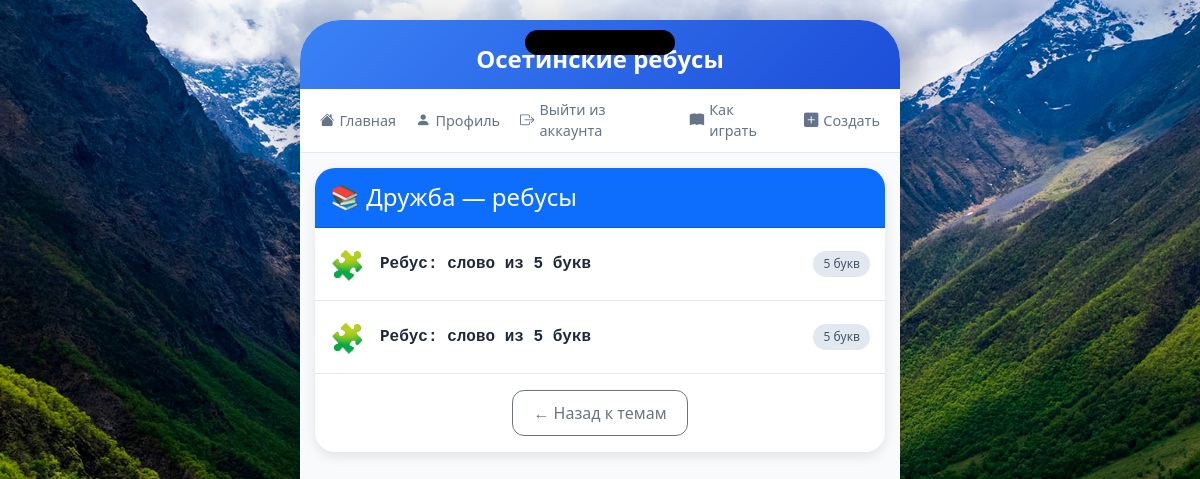
The app's page /theme/2 (signed in) with its own data.
### tables this page shows
CREATE TABLE themes (id INTEGER PRIMARY KEY UNIQUE NOT NULL, name TEXT NOT NULL UNIQUE, folder_path TEXT NOT NULL);

CREATE TABLE rebuses (id INTEGER PRIMARY KEY NOT NULL UNIQUE, theme_id INTEGER NOT NULL REFERENCES themes (id), final_word TEXT NOT NULL UNIQUE, folder_name TEXT NOT NULL, ru_word TEXT NOT NULL);

### server.py (the view)
@app.route('/theme/<int:theme_id>')
def theme_page(theme_id):
    redirect_result = require_login()
    if redirect_result:
        return redirect_result
    themes = get_themes()
    current_theme = next((t for t in themes if t['id'] == theme_id), None)
    if not current_theme:
        return redirect(url_for('index'))
    return render_template('theme.html', themes=themes, current_theme=current_theme,
                           rebuses=get_rebuses_by_theme(theme_id), active_page='themes',
                           user_id=session.get('user_id'), points=session.get('user_points'))

### server.py (called while the page is built)
def get_db():
    conn = sqlite3.connect(DATABASE)
    conn.row_factory = sqlite3.Row
    return conn

def get_themes():
    db = get_db()
    themes = db.execute('SELECT id, name FROM themes').fetchall()
    db.close()
    return themes

def get_rebuses_by_theme(theme_id):
    db = get_db()
    rebuses = db.execute('SELECT id, final_word, folder_name FROM rebuses WHERE theme_id = ?', (theme_id,)).fetchall()
    db.close()
    return rebuses

def require_login():
    if not session.get('user_id'):
        return redirect(url_for('login'))
    return None

### templates/theme.html (shortened to what this page needs)
{% extends "base.html" %}
{% block content %}
<div class="card">
    <div class="card-header bg-primary text-white">
        <h4 class="mb-0">📚 {{ current_theme.name }} — ребусы</h4>
    </div>
    <div class="card-body p-0">
        <div class="rebus-list">
            {% for rebus in rebuses %}
            <a href="{{ url_for('rebus_page', rebus_id=rebus.id) }}" class="rebus-list-item">
                <div class="rebus-icon">🧩</div>
                <div class="rebus-info">
                    <div class="rebus-word">Ребус: слово из {{ rebus.final_word|length }} букв</div>
                </div>
                <div class="rebus-badge">{{ rebus.final_word|length }} букв</div>
            </a>
            {% else %}
            <div class="text-center p-4">
                <p class="text-muted">Нет ребусов в этой теме.</p>
            </div>
            {% endfor %}
        </div>
        <div class="p-3 text-center">
            <a href="{{ url_for('index') }}" class="btn btn-outline-secondary">← Назад к темам</a>
        </div>
    </div>
</div>
{% endblock %}

### static/css/style.css (style rules this page uses)
* { margin: 0; padding: 0; box-sizing: border-box; -webkit-tap-highlight-color: transparent; }
body { background: linear-gradient(135deg, #667eea 0%, #764ba2 100%); min-height: 100vh; display: flex; justify-content: center; align-items: center; font-family: 'Segoe UI', Tahoma, Geneva, Verdana, sans-serif; padding: 10px; }
.card { border: none; border-radius: 20px; box-shadow: 0 4px 12px rgba(0,0,0,0.1); margin-bottom: 15px; }
.card-header { border-radius: 20px 20px 0 0 !important; padding: 15px; }
.btn { border-radius: 12px; padding: 10px 20px; font-weight: 500; transition: all 0.3s; }
body { background: url('../images/bg/bg.jpg') center/cover no-repeat fixed; font-family: 'Segoe UI', sans-serif; display: flex; justify-content: center; align-items: center; min-height: 100vh; padding: 20px; }
.rebus-list { display: flex; flex-direction: column; }
.rebus-list-item { display: flex; align-items: center; padding: 15px; border-bottom: 1px solid #e5e7eb; text-decoration: none; transition: background 0.3s; }
.rebus-icon { font-size: 28px; margin-right: 15px; }
.rebus-info { flex: 1; }
.rebus-word { font-size: 1rem; font-weight: 600; color: #1e293b; font-family: monospace; }
.rebus-badge { background: #e2e8f0; padding: 4px 10px; border-radius: 20px; font-size: 0.75rem; color: #475569; }

### records on screen
themes: name "Дружба"
rebuses: final_word|length "5"
rebuses: final_word|length "5"
